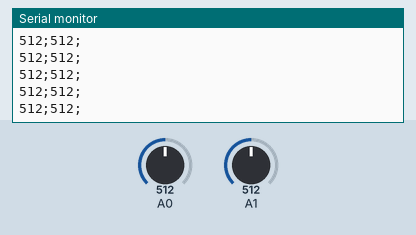
Recording of a sketch running on a simulated Arduino Uno, built with avr-gcc and run on an emulated ATmega328P. Parts: the last lines printed to the serial monitor. The inputs (shaded band) are chosen by the test bench; at power-on: A0 = 512, A1 = 512.

Above: at 1.2 s.
1.3 s: A0 set to 104
At 1.37 s:
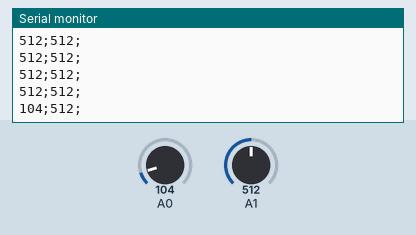
2.8 s: A0 set to 90
At 2.84 s:
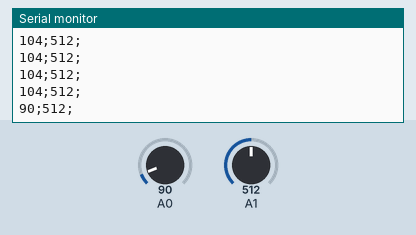
Timing chart, 0 to 5.8 s (numbered marks = the images above; inputs shaded):
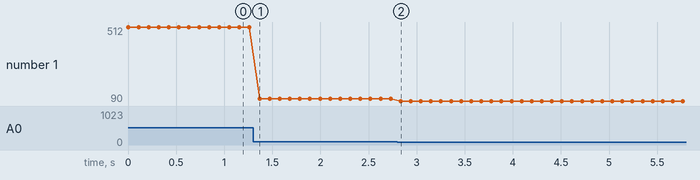

The sketch:

29.03.2018_Read_Piezo.ino
```cpp
// this code reade data from 2 Piezo sensors and writes them to the serial port.


void setup() {
  Serial.begin(9600);
}

void loop() {
  analogRead (0);
  delay(2);
  int VRead1 = analogRead(0);

  analogRead (1);
  delay(2);
  int VRead2 = analogRead(1);

  Serial.print(VRead1);
  Serial.print(";");
  Serial.print(VRead2);
  Serial.println(";");
  delay (100);
}
```

Measured:
- after the input at 1.3 s, the serial monitor: prints a new line after 0.07 s (image 1)
- after the input at 2.8 s, the serial monitor: prints a new line at once (image 2)
- plotted number 1: 512 → 104 after the input at 1.3 s, 104 → 90 after the input at 2.8 s
